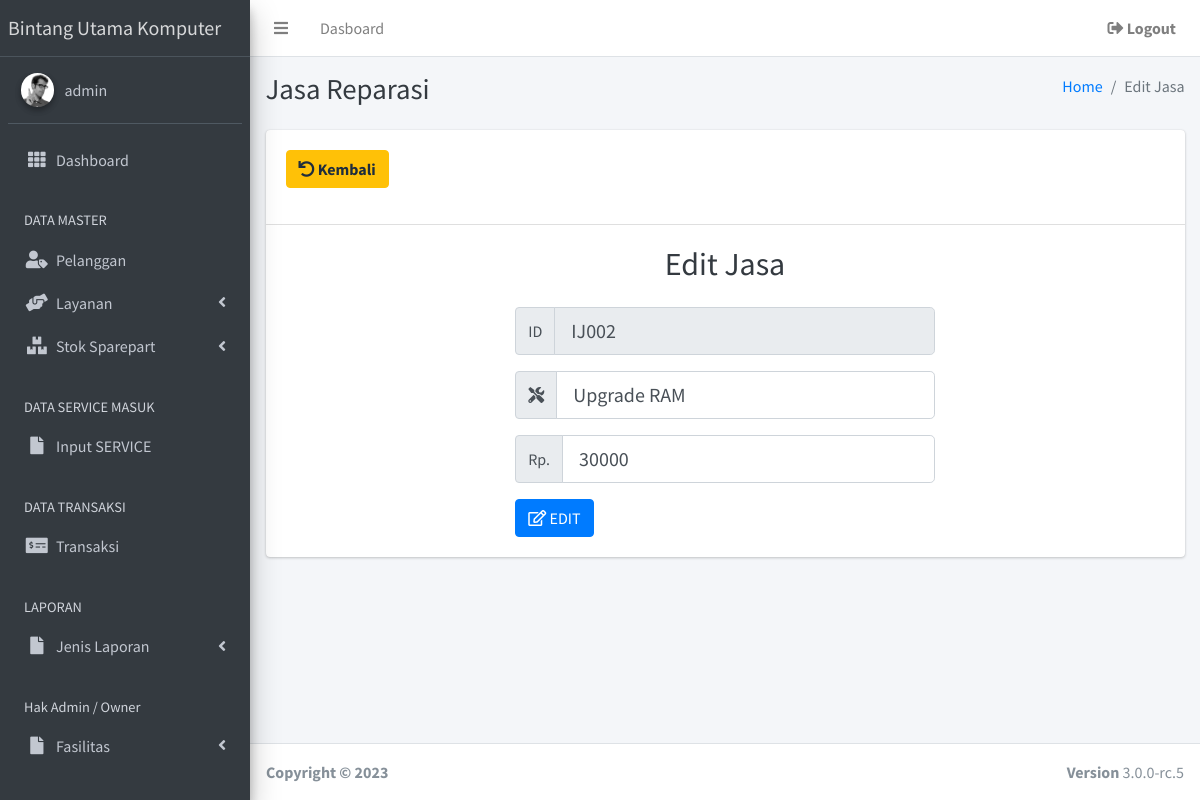
The page /admin/form_edit_jasa.php?id_jasa=IJ002 (signed in) on the database its author committed.
### tables this page shows
CREATE TABLE `t_jasa` (
  `id_jasa` varchar(25) NOT NULL,
  `id_kategori` varchar(25) NOT NULL,
  `nama_jasa` varchar(30) NOT NULL,
  `harga` int(11) NOT NULL
);

### admin/form_edit_jasa.php (the view, shortened to what this page needs)
<?php
if (empty($_SESSION['username']) and empty($_SESSION['password'])) {
  echo "<script> alert('anda harus login dulu ');window.location= '../index.php'</script>";
} else {
?>
  <?php
  include "../koneksi.php";
  ?>
  <!DOCTYPE html>
  <html>
  <head>
    <link rel="stylesheet" href="plugins/fontawesome-free/css/all.min.css">
    <link rel="stylesheet" href="plugins/datatables-bs4/css/dataTables.bootstrap4.css">
    <link rel="stylesheet" href="https://code.ionicframework.com/ionicons/2.0.1/css/ionicons.min.css">
    <link rel="stylesheet" href="plugins/tempusdominus-bootstrap-4/css/tempusdominus-bootstrap-4.min.css">
    <link rel="stylesheet" href="plugins/icheck-bootstrap/icheck-bootstrap.min.css">
    <link rel="stylesheet" href="plugins/jqvmap/jqvmap.min.css">
    <link rel="stylesheet" href="dist/css/adminlte.min.css">
    <link rel="stylesheet" href="plugins/overlayScrollbars/css/OverlayScrollbars.min.css">
    <link rel="stylesheet" href="plugins/daterangepicker/daterangepicker.css">
    <link rel="stylesheet" href="plugins/summernote/summernote-bs4.css">
  </head>
  <body class="hold-transition sidebar-mini layout-fixed">
    <div class="wrapper">
      <nav class="main-header navbar navbar-expand navbar-white navbar-light">
        <?php
        include "navbar.php";
        ?>
      </nav>
      <aside class="main-sidebar sidebar-dark-primary elevation-4">
        <?php
        include "siddebar-1.php";
        ?>
      </aside>
      <div class="content-wrapper">
        <div class="content-header">
          <div class="container-fluid">
            <div class="row mb-2">
              <div class="col-sm-6">
                <h1 class="m-0 text-dark">Jasa Reparasi</h1>
              </div>
              <div class="col-sm-6">
                <ol class="breadcrumb float-sm-right">
                  <li class="breadcrumb-item"><a href="#">Home</a></li>
                  <li class="breadcrumb-item active">Edit Jasa</li>
                </ol>
              </div>
            </div>
          </div>
        </div>
        <section class="content">
          <div class="container-fluid">
            <div class="card ">
              <div class="card-header" align="left">
                <ul class="navbar-nav ml-auto">
                  <li class="nav-item">
                    <a href="jasa.php" class="nav-link">
                      <p><button class="btn btn-warning"><i class="fas fa-undo"></i></i></i><b> Kembali </b></button></p>
                    </a>
                  </li>
              </div>
              <div class="card-body" style="width:50%;margin:0 auto;">
                <h2 align="Center" class="m-0 text-dark">Edit Jasa </h2>
                <br>
                <?php
                $tampil = mysqli_query($koneksi, "select * from t_jasa where id_jasa='$_GET[id_jasa]';");
                $d = mysqli_fetch_array($tampil);
                ?>
                <form method="POST" action="edit_jasa.php">
                  <div class="form-group">
                    <div class="input-group mb-2">
                      <div class="input-group-prepend">
                        <div class="input-group-text">ID</div>
                      </div>
                      <input type="text" class="form-control form-control-lg" id="disabledInput" value="<?php echo "$d[id_jasa]"; ?>" name="id_jasa" readonly>
                    </div>
                  </div>
                  <div class="form-group">
                    <div class="input-group mb-2">
                      <div class="input-group-prepend">
                        <div class="input-group-text"><i class="fas fa-tools"></i></div>
                      </div>
                      <input type="text" class="form-control form-control-lg" id="inlineFormInputGroup" placeholder="Nama Jasa" name="nama_jasa" value="<?php echo "$d[nama_jasa]"; ?>" required>
                    </div>
                  </div>
                  <div class="form-group">
                    <div class="input-group mb-2">
                      <div class="input-group-prepend">
                        <div class="input-group-text">Rp.</div>
                      </div>
                      <input type="number" class="form-control form-control-lg" id="inlineFormInputGroup" placeholder="Harga Jasa" name="harga" value="<?php echo "$d[harga]"; ?>" required>
                    </div>
                  </div>
                  <button type="submit" class="btn btn-primary" href="#"><i class="far fa-edit"></i> EDIT </button>
                </form>
              </div>
            </div>
        </section>
      </div>
      <footer class="main-footer">
        <strong>Copyright &copy; 2023&nbsp; </strong>
        <div class="float-right d-none d-sm-inline-block">
          <b>Version</b> 3.0.0-rc.5
        </div>
      </footer>
    </div>
  </body>
  </html>
<?php } ?>

### rows shown on the page
t_jasa: id_jasa "IJ002", nama_jasa "Upgrade RAM", harga "30000"

### other values the page prints
$_SESSION['username'] "admin"
